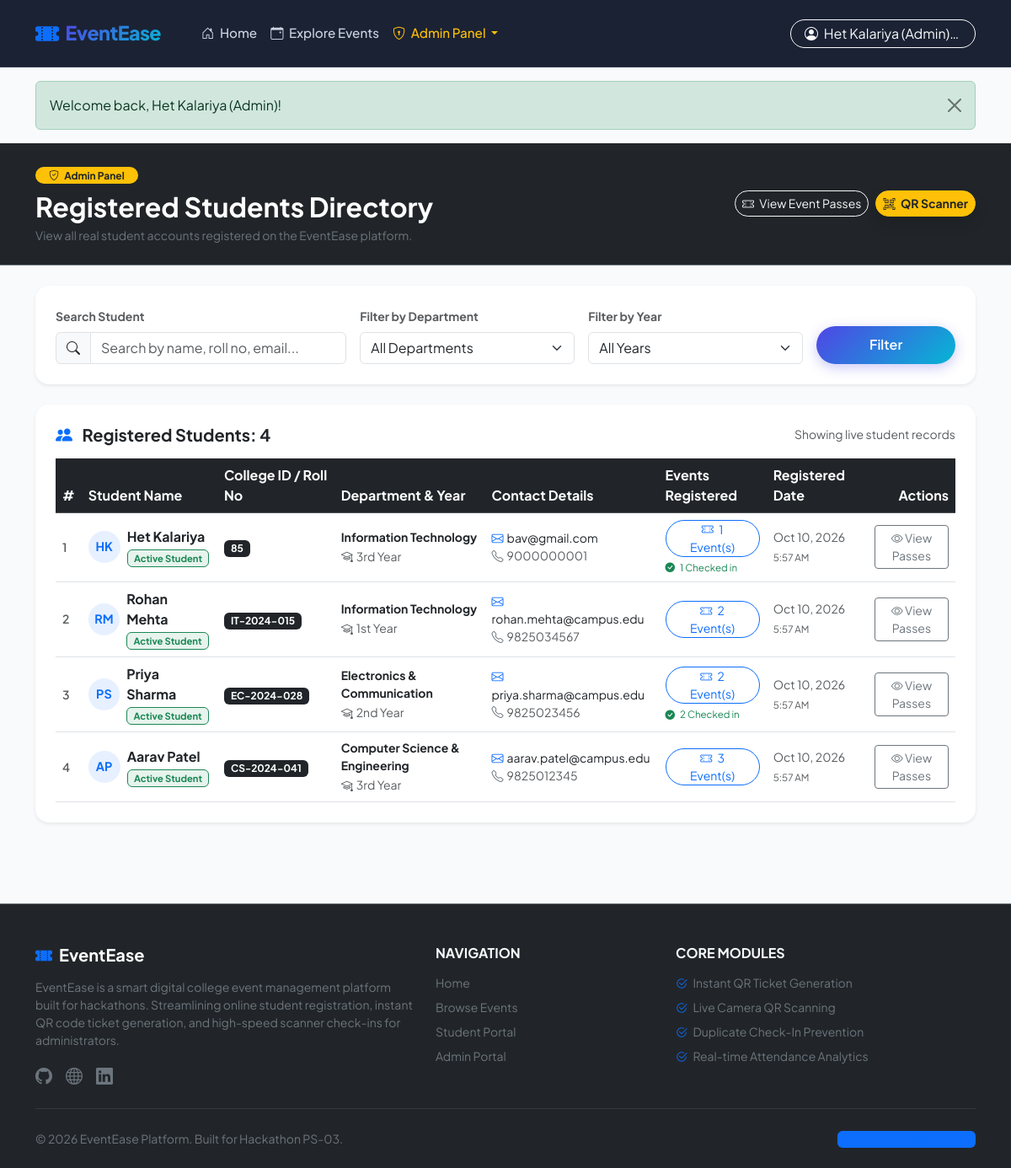
The app's page /admin/students.php (signed in) with its own data.
### tables this page shows
CREATE TABLE `users` (
  `id` INT AUTO_INCREMENT PRIMARY KEY,
  `name` VARCHAR(100) NOT NULL,
  `email` VARCHAR(100) NOT NULL UNIQUE,
  `phone` VARCHAR(20) NOT NULL,
  `college_id` VARCHAR(50) NOT NULL,
  `department` VARCHAR(100) NOT NULL,
  `year` VARCHAR(20) NOT NULL,
  `password` VARCHAR(255) NOT NULL,
  `role` ENUM('student', 'admin') DEFAULT 'student',
  `created_at` TIMESTAMP DEFAULT CURRENT_TIMESTAMP
);

### admin/students.php (the view, shortened to what this page needs)
<?php
$db = getDB();
$searchFilter     = trim($_GET['search'] ?? '');
$query = "
    SELECT u.id, u.name, u.email, u.phone, u.college_id, u.department, u.year, u.created_at,
           COUNT(r.id) AS total_events_registered,
           SUM(CASE WHEN r.checkin_status = 'checked_in' THEN 1 ELSE 0 END) AS total_checked_in
    FROM users u
    LEFT JOIN registrations r ON u.id = r.user_id
    WHERE u.role = 'student'
";
$params = [];
$query .= " GROUP BY u.id, u.name, u.email, u.phone, u.college_id, u.department, u.year, u.created_at";
$query .= " ORDER BY u.created_at DESC, u.id DESC";
$stmt = $db->prepare($query);
$stmt->execute($params);
$students = $stmt->fetchAll();
$totalStudentsCount = count($students);
require_once __DIR__ . '/../includes/header.php';
?>
<div class="bg-dark text-white py-4 mb-4 border-bottom border-secondary">
    <div class="container">
        <div class="row align-items-center">
            <div class="col-md-7">
                <span class="badge bg-warning text-dark px-3 py-1 rounded-pill mb-2 font-semibold">
                    <i class="bi bi-shield-check me-1"></i> Admin Panel
                </span>
                <h2 class="fw-bold mb-1">Registered Students Directory</h2>
                <p class="text-secondary small mb-0">View all real student accounts registered on the EventEase platform.</p>
            </div>
            <div class="col-md-5 text-md-end mt-3 mt-md-0 d-flex gap-2 justify-content-md-end">
                <a href="registrations.php" class="btn btn-outline-light btn-sm rounded-pill">
                    <i class="bi bi-ticket-perforated me-1"></i> View Event Passes
                </a>
                <a href="checkin.php" class="btn btn-warning btn-sm rounded-pill fw-bold text-dark shadow">
                    <i class="bi bi-qr-code-scan me-1"></i> QR Scanner
                </a>
            </div>
        </div>
    </div>
</div>
<div class="container mb-5">
    <div class="card shadow-sm border-0 rounded-4 mb-4">
        <div class="card-body p-3 p-md-4">
            <form action="students.php" method="GET" class="row g-3">
                <div class="col-md-4">
                    <label class="form-label small fw-bold text-muted">Search Student</label>
                    <div class="input-group">
                        <span class="input-group-text"><i class="bi bi-search"></i></span>
                        <input type="text" name="search" class="form-control" placeholder="Search by name, roll no, email..." value="<?php echo htmlspecialchars($searchFilter); ?>">
                    </div>
                </div>
                <div class="col-md-3">
                    <label class="form-label small fw-bold text-muted">Filter by Department</label>
                    <select name="department" class="form-select" onchange="this.form.submit()">
                        <option value="">All Departments</option>
                    </select>
                </div>
                <div class="col-md-3">
                    <label class="form-label small fw-bold text-muted">Filter by Year</label>
                    <select name="year" class="form-select" onchange="this.form.submit()">
                        <option value="">All Years</option>
                    </select>
                </div>
                <div class="col-md-2 d-flex align-items-end gap-2">
                    <button type="submit" class="btn btn-gradient-primary w-100">Filter</button>
                </div>
            </form>
        </div>
    </div>
    <div class="card border-0 shadow-sm rounded-4">
        <div class="card-body p-4">
            <div class="d-flex justify-content-between align-items-center mb-3">
                <h5 class="fw-bold mb-0">
                    <i class="bi bi-people-fill text-primary me-2"></i> Registered Students: <?php echo $totalStudentsCount; ?>
                </h5>
                <span class="text-muted small">Showing live student records</span>
            </div>
            <div class="table-responsive">
                <table class="table table-hover align-middle mb-0">
                    <thead class="table-dark">
                        <tr>
                            <th>#</th>
                            <th>Student Name</th>
                            <th>College ID / Roll No</th>
                            <th>Department & Year</th>
                            <th>Contact Details</th>
                            <th>Events Registered</th>
                            <th>Registered Date</th>
                            <th class="text-end">Actions</th>
                        </tr>
                    </thead>
                    <tbody>
                        <?php if (empty($students)): ?>
                            <tr>
                                <td colspan="8" class="text-center py-5 text-muted">
                                    <i class="bi bi-person-x fs-1 d-block mb-2 text-secondary"></i>
                                    No registered students found matching the selected criteria.
                                </td>
                            </tr>
                        <?php else: ?>
                            <?php $serial = 1; foreach ($students as $stu): ?>
                                <tr>
                                    <td class="text-muted small fw-semibold"><?php echo $serial++; ?></td>
                                    <td>
                                        <div class="d-flex align-items-center gap-2">
                                            <div class="rounded-circle bg-primary bg-opacity-10 text-primary fw-bold d-flex align-items-center justify-content-center" style="width: 38px; height: 38px; font-size: 0.9rem;">
                                                <?php
                                                    $parts = explode(' ', trim($stu['name']));
                                                    $initials = strtoupper(substr($parts[0] ?? '', 0, 1) . substr($parts[1] ?? '', 0, 1));
                                                    echo htmlspecialchars($initials ?: 'ST');
                                                ?>
                                            </div>
                                            <div>
                                                <strong class="d-block text-dark fs-6"><?php echo htmlspecialchars($stu['name']); ?></strong>
                                                <span class="badge bg-success bg-opacity-10 text-success border border-success" style="font-size: 0.7rem;">Active Student</span>
                                            </div>
                                        </div>
                                    </td>
                                    <td>
                                        <span class="badge bg-dark px-2 py-1 fs-7"><?php echo htmlspecialchars($stu['college_id']); ?></span>
                                    </td>
                                    <td>
                                        <strong class="d-block text-dark small"><?php echo htmlspecialchars($stu['department']); ?></strong>
                                        <small class="text-muted"><i class="bi bi-mortarboard me-1"></i><?php echo htmlspecialchars($stu['year']); ?></small>
                                    </td>
                                    <td>
                                        <div class="small">
                                            <div class="text-dark"><i class="bi bi-envelope me-1 text-primary"></i><?php echo htmlspecialchars($stu['email']); ?></div>
                                            <div class="text-muted"><i class="bi bi-telephone me-1 text-secondary"></i><?php echo htmlspecialchars($stu['phone']); ?></div>
                                        </div>
                                    </td>
                                    <td>
                                        <?php if ($stu['total_events_registered'] > 0): ?>
                                            <a href="registrations.php?search=<?php echo urlencode($stu['college_id']); ?>" class="btn btn-sm btn-outline-primary rounded-pill px-3 py-0">
                                                <i class="bi bi-ticket-perforated me-1"></i> <?php echo $stu['total_events_registered']; ?> Event(s)
                                            </a>
                                            <?php if ($stu['total_checked_in'] > 0): ?>
                                                <small class="d-block text-success mt-1" style="font-size: 0.72rem;">
                                                    <i class="bi bi-check-circle-fill me-1"></i> <?php echo $stu['total_checked_in']; ?> Checked in
                                                </small>
                                            <?php endif; ?>
                                        <?php else: ?>
                                            <span class="badge bg-secondary bg-opacity-10 text-secondary border">0 Events</span>
                                        <?php endif; ?>
                                    </td>
                                    <td>
                                        <small class="text-muted d-block"><?php echo date('M j, Y', strtotime($stu['created_at'])); ?></small>
                                        <small class="text-muted" style="font-size: 0.72rem;"><?php echo date('g:i A', strtotime($stu['created_at'])); ?></small>
                                    </td>
                                    <td class="text-end">
                                        <a href="registrations.php?search=<?php echo urlencode($stu['name']); ?>" class="btn btn-sm btn-outline-secondary" title="View Event Registrations">
                                            <i class="bi bi-eye"></i> View Passes
                                        </a>
                                    </td>
                                </tr>
                            <?php endforeach; ?>
                        <?php endif; ?>
                    </tbody>
                </table>
            </div>
        </div>
    </div>
</div>
<?php require_once __DIR__ . '/../includes/footer.php'; ?>

### assets/css/style.css (style rules this page uses)
:root { --primary-color: #4f46e5; --primary-hover: #4338ca; --secondary-color: #06b6d4; --dark-color: #0f172a; --light-bg: #f8fafc; --card-bg: #ffffff; --border-color: #e2e8f0; --text-primary: #1e293b; --text-muted: #64748b; --accent-gradient: linear-gradient(135deg, #4f46e5 0%, #06b6d4 100%); --hero-gradient: linear-gradient(135deg, #0f172a 0%, #1e1b4b 50%, #312e81 100%); }
body { font-family: 'Plus Jakarta Sans', -apple-system, BlinkMacSystemFont, sans-serif; background-color: var(--light-bg); color: var(--text-primary); min-height: 100vh; display: flex; flex-direction: column; }
.btn-gradient-primary { background: var(--accent-gradient); color: #ffffff !important; font-weight: 600; border: none; padding: 0.65rem 1.4rem; border-radius: 50rem; box-shadow: 0 4px 15px rgba(79, 70, 229, 0.3); transition: all 0.3s ease; }

### records on screen
users: name "HK", name "Het Kalariya", college "85", department "Information Technology", year "3rd Year", email "bav@gmail.com", phone "9000000001", total_events_registered "1", total_checked_in "1", created_at "Oct 10, 2026", created_at "5:57 AM"
users: name "RM", name "Rohan Mehta", college "IT-2024-015", department "Information Technology", year "1st Year", email "rohan.mehta@campus.edu", phone "9825034567", total_events_registered "2", created_at "Oct 10, 2026", created_at "5:57 AM"
users: name "PS", name "Priya Sharma", college "EC-2024-028", department "Electronics & Communication", year "2nd Year", email "priya.sharma@campus.edu", phone "9825023456", total_events_registered "2", total_checked_in "2", created_at "Oct 10, 2026", created_at "5:57 AM"
users: name "AP", name "Aarav Patel", college "CS-2024-041", department "Computer Science & Engineering", year "3rd Year", email "aarav.patel@campus.edu", phone "9825012345", total_events_registered "3", created_at "Oct 10, 2026", created_at "5:57 AM"

### other values on screen
$_SESSION['user_name'] "Het Kalariya (Admin)"
$flash['message'] "Welcome back, Het Kalariya (Admin)!"
$totalStudentsCount "4"
